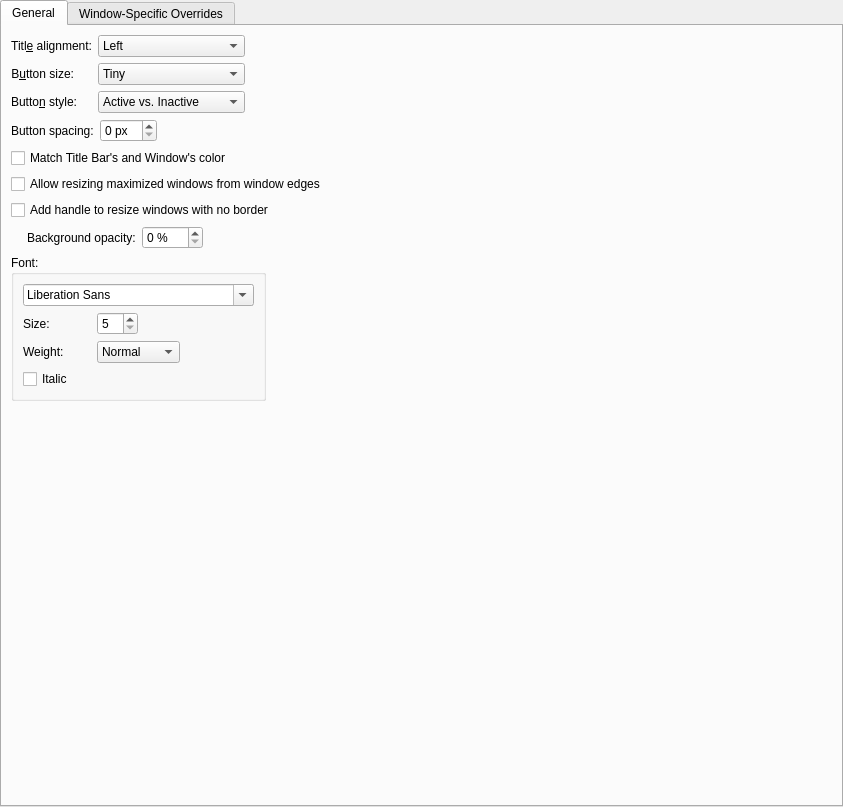
<?xml version="1.0" encoding="UTF-8"?>
<ui version="4.0">
 <class>BreezeConfigurationUI</class>
 <widget class="QWidget" name="BreezeConfigurationUI">
  <property name="geometry">
   <rect>
    <x>0</x>
    <y>0</y>
    <width>843</width>
    <height>807</height>
   </rect>
  </property>
  <layout class="QVBoxLayout" name="verticalLayout">
   <property name="leftMargin">
    <number>0</number>
   </property>
   <property name="topMargin">
    <number>0</number>
   </property>
   <property name="rightMargin">
    <number>0</number>
   </property>
   <property name="bottomMargin">
    <number>0</number>
   </property>
   <item>
    <widget class="QTabWidget" name="tabWidget">
     <property name="currentIndex">
      <number>0</number>
     </property>
     <widget class="QWidget" name="tab">
      <attribute name="title">
       <string>General</string>
      </attribute>
      <layout class="QGridLayout" name="gridLayout_4">
       <item row="1" column="2">
        <widget class="QComboBox" name="buttonSize">
         <item>
          <property name="text">
           <string>Tiny</string>
          </property>
         </item>
         <item>
          <property name="text">
           <string comment="@item:inlistbox Button size:">Small</string>
          </property>
         </item>
         <item>
          <property name="text">
           <string comment="@item:inlistbox Button size:">Medium</string>
          </property>
         </item>
         <item>
          <property name="text">
           <string comment="@item:inlistbox Button size:">Large</string>
          </property>
         </item>
         <item>
          <property name="text">
           <string comment="@item:inlistbox Button size:">Very Large</string>
          </property>
         </item>
        </widget>
       </item>
       <item row="2" column="1" alignment="Qt::AlignLeft">
        <widget class="QLabel" name="label_8">
         <property name="text">
          <string>Butto&amp;n style:</string>
         </property>
         <property name="alignment">
          <set>Qt::AlignRight|Qt::AlignTrailing|Qt::AlignVCenter</set>
         </property>
         <property name="buddy">
          <cstring>buttonStyle</cstring>
         </property>
        </widget>
       </item>
       <item row="0" column="2">
        <widget class="QComboBox" name="titleAlignment">
         <item>
          <property name="text">
           <string>Left</string>
          </property>
         </item>
         <item>
          <property name="text">
           <string>Center</string>
          </property>
         </item>
         <item>
          <property name="text">
           <string>Center (Full Width)</string>
          </property>
         </item>
         <item>
          <property name="text">
           <string>Right</string>
          </property>
         </item>
        </widget>
       </item>
       <item row="1" column="1" alignment="Qt::AlignLeft">
        <widget class="QLabel" name="label_4">
         <property name="text">
          <string>B&amp;utton size:</string>
         </property>
         <property name="alignment">
          <set>Qt::AlignRight|Qt::AlignTrailing|Qt::AlignVCenter</set>
         </property>
         <property name="buddy">
          <cstring>buttonSize</cstring>
         </property>
        </widget>
       </item>
       <item row="0" column="3">
        <spacer name="horizontalSpacer">
         <property name="orientation">
          <enum>Qt::Horizontal</enum>
         </property>
         <property name="sizeHint" stdset="0">
          <size>
           <width>40</width>
           <height>20</height>
          </size>
         </property>
        </spacer>
       </item>
       <item row="2" column="2">
        <widget class="QComboBox" name="buttonStyle">
         <item>
          <property name="text">
           <string>Active vs. Inactive</string>
          </property>
         </item>
         <item>
          <property name="text">
           <string>Always Active</string>
          </property>
         </item>
         <item>
          <property name="text">
           <string>Always Inactive</string>
          </property>
         </item>
         <item>
          <property name="text">
           <string>Plasma Style</string>
          </property>
         </item>
         <item>
          <property name="text">
           <string>Gnome Style</string>
          </property>
         </item>
         <item>
          <property name="text">
           <string>Dark Aurorae Style</string>
          </property>
         </item>
         <item>
          <property name="text">
           <string>Active Dark Aurorae</string>
          </property>
         </item>
         <item>
          <property name="text">
           <string>Inactive Dark Aurorae</string>
          </property>
         </item>
        </widget>
       </item>
       <item row="20" column="1" colspan="3">
        <layout class="QGridLayout" name="gridLayout_2" columnstretch="0,0,0,0,0,0,0">
         <item row="3" column="0" colspan="7" alignment="Qt::AlignLeft">
          <widget class="QGroupBox" name="groupBox">
           <property name="title">
            <string>Font:</string>
           </property>
           <layout class="QGridLayout" name="gridLayout_3">
            <item row="1" column="1" alignment="Qt::AlignLeft">
             <widget class="QSpinBox" name="fontSizeSpinBox">
              <property name="minimum">
               <number>5</number>
              </property>
              <property name="maximum">
               <number>50</number>
              </property>
             </widget>
            </item>
            <item row="0" column="0" colspan="3">
             <widget class="QFontComboBox" name="fontComboBox"/>
            </item>
            <item row="1" column="0">
             <widget class="QLabel" name="label_9">
              <property name="text">
               <string>Size:</string>
              </property>
             </widget>
            </item>
            <item row="2" column="0">
             <widget class="QLabel" name="label_10">
              <property name="text">
               <string>Weight:</string>
              </property>
             </widget>
            </item>
            <item row="2" column="1">
             <widget class="QComboBox" name="weightComboBox">
              <property name="currentIndex">
               <number>0</number>
              </property>
              <item>
               <property name="text">
                <string>Normal</string>
               </property>
              </item>
              <item>
               <property name="text">
                <string>Medium</string>
               </property>
              </item>
              <item>
               <property name="text">
                <string>DemiBold</string>
               </property>
              </item>
              <item>
               <property name="text">
                <string>Bold</string>
               </property>
              </item>
              <item>
               <property name="text">
                <string>ExtraBold</string>
               </property>
              </item>
              <item>
               <property name="text">
                <string>Black</string>
               </property>
              </item>
             </widget>
            </item>
            <item row="3" column="0" colspan="3">
             <widget class="QCheckBox" name="italicCheckBox">
              <property name="text">
               <string>Italic</string>
              </property>
             </widget>
            </item>
           </layout>
          </widget>
         </item>
        </layout>
       </item>
       <item row="18" column="1" colspan="3">
        <widget class="QCheckBox" name="drawSizeGrip">
         <property name="text">
          <string>Add handle to resize windows with no border</string>
         </property>
        </widget>
       </item>
       <item row="7" column="1" colspan="3">
        <layout class="QHBoxLayout" name="horizontalLayout_3"/>
       </item>
       <item row="6" column="1" colspan="3">
        <widget class="QCheckBox" name="drawBorderOnMaximizedWindows">
         <property name="text">
          <string>Allow resizing maximized windows from window edges</string>
         </property>
        </widget>
       </item>
       <item row="3" column="1" colspan="3">
        <layout class="QHBoxLayout" name="horizontalLayout_2">
         <item>
          <widget class="QLabel" name="btnSpacingLabel">
           <property name="text">
            <string>Button spacing:</string>
           </property>
          </widget>
         </item>
         <item>
          <widget class="QSpinBox" name="btnSpacingSpinBox">
           <property name="suffix">
            <string> px</string>
           </property>
           <property name="prefix">
            <string/>
           </property>
          </widget>
         </item>
         <item>
          <spacer name="horizontalSpacer_7">
           <property name="orientation">
            <enum>Qt::Horizontal</enum>
           </property>
           <property name="sizeHint" stdset="0">
            <size>
             <width>40</width>
             <height>20</height>
            </size>
           </property>
          </spacer>
         </item>
        </layout>
       </item>
       <item row="21" column="1" colspan="3">
        <spacer name="verticalSpacer">
         <property name="orientation">
          <enum>Qt::Vertical</enum>
         </property>
         <property name="sizeHint" stdset="0">
          <size>
           <width>20</width>
           <height>40</height>
          </size>
         </property>
        </spacer>
       </item>
       <item row="19" column="1" colspan="3">
        <layout class="QHBoxLayout" name="horizontalLayout_4">
         <item>
          <spacer name="horizontalSpacer_16">
           <property name="orientation">
            <enum>Qt::Horizontal</enum>
           </property>
           <property name="sizeType">
            <enum>QSizePolicy::Fixed</enum>
           </property>
           <property name="sizeHint" stdset="0">
            <size>
             <width>16</width>
             <height>5</height>
            </size>
           </property>
          </spacer>
         </item>
         <item>
          <widget class="QLabel" name="label_6">
           <property name="text">
            <string>Background opacity:</string>
           </property>
          </widget>
         </item>
         <item>
          <widget class="QSpinBox" name="opacitySpinBox">
           <property name="suffix">
            <string> %</string>
           </property>
           <property name="maximum">
            <number>100</number>
           </property>
          </widget>
         </item>
         <item>
          <spacer name="horizontalSpacer_6">
           <property name="orientation">
            <enum>Qt::Horizontal</enum>
           </property>
           <property name="sizeHint" stdset="0">
            <size>
             <width>5</width>
             <height>5</height>
            </size>
           </property>
          </spacer>
         </item>
        </layout>
       </item>
       <item row="5" column="1" colspan="3">
        <widget class="QCheckBox" name="matchColorForTitleBar">
         <property name="text">
          <string>Match Title Bar's and Window's color</string>
         </property>
        </widget>
       </item>
       <item row="0" column="1" alignment="Qt::AlignLeft">
        <widget class="QLabel" name="label_3">
         <property name="text">
          <string>Titl&amp;e alignment:</string>
         </property>
         <property name="alignment">
          <set>Qt::AlignRight|Qt::AlignTrailing|Qt::AlignVCenter</set>
         </property>
         <property name="buddy">
          <cstring>titleAlignment</cstring>
         </property>
        </widget>
       </item>
      </layout>
     </widget>
     <widget class="QWidget" name="tab_3">
      <attribute name="title">
       <string>Window-Specific Overrides</string>
      </attribute>
      <layout class="QVBoxLayout" name="verticalLayout_3">
       <item>
        <widget class="Breeze::ExceptionListWidget" name="exceptions" native="true">
         <property name="sizePolicy">
          <sizepolicy hsizetype="Preferred" vsizetype="Expanding">
           <horstretch>0</horstretch>
           <verstretch>0</verstretch>
          </sizepolicy>
         </property>
        </widget>
       </item>
      </layout>
     </widget>
    </widget>
   </item>
  </layout>
 </widget>
 <customwidgets>
  <customwidget>
   <class>Breeze::ExceptionListWidget</class>
   <extends>QWidget</extends>
   <header>config/breezeexceptionlistwidget.h</header>
   <container>1</container>
  </customwidget>
 </customwidgets>
 <tabstops>
  <tabstop>titleAlignment</tabstop>
  <tabstop>buttonSize</tabstop>
  <tabstop>buttonStyle</tabstop>
  <tabstop>btnSpacingSpinBox</tabstop>
  <tabstop>drawBorderOnMaximizedWindows</tabstop>
  <tabstop>drawSizeGrip</tabstop>
 </tabstops>
 <resources/>
 <connections/>
</ui>
